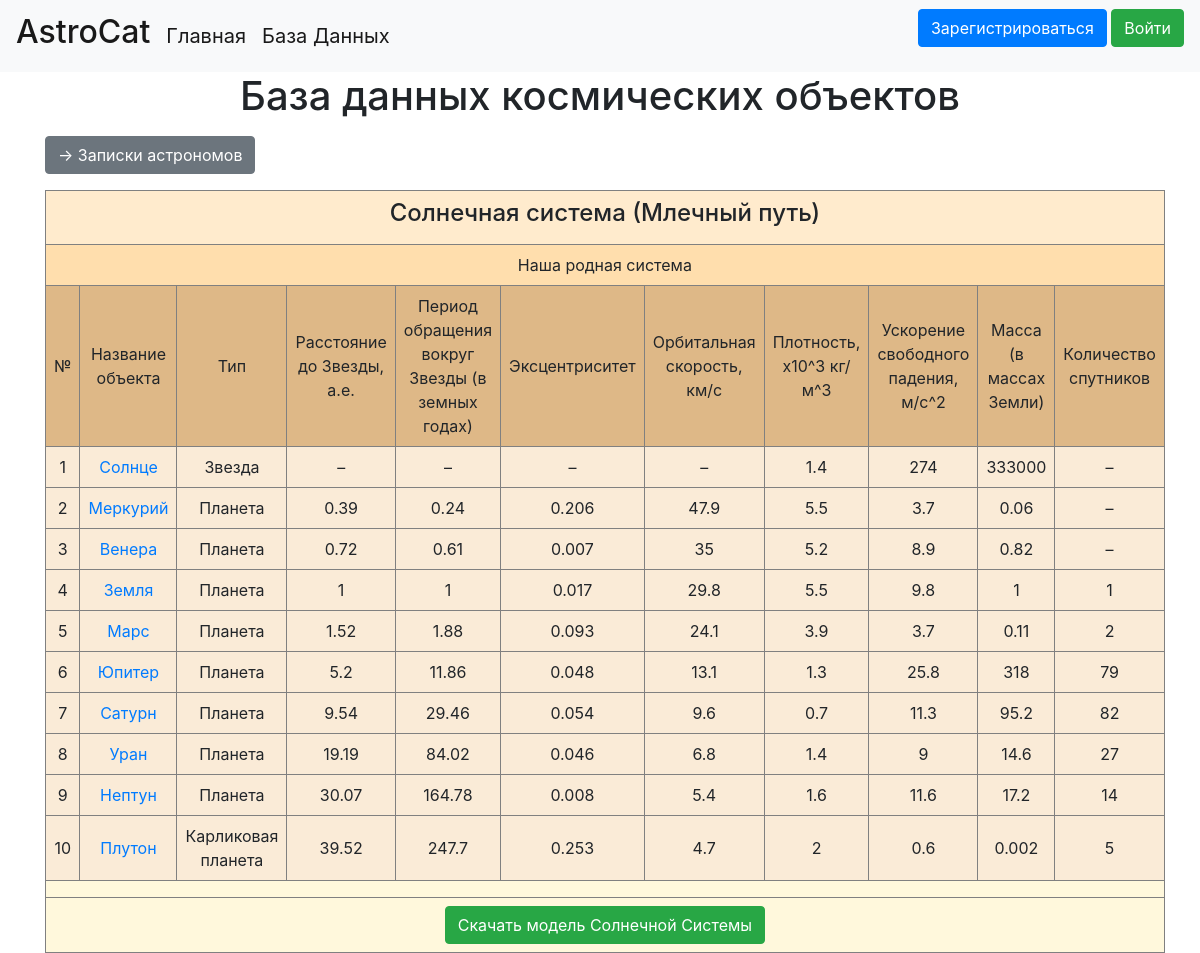
The page /database on the database its author committed.
### data/space_systems.py (models this page shows, shortened)
class SpaceSystem(SqlAlchemyBase, SerializerMixin):
    __tablename__ = 'space_systems'
    id = sqlalchemy.Column(sqlalchemy.Integer,
                           primary_key=True, autoincrement=True)
    name = sqlalchemy.Column(sqlalchemy.String, nullable=True, unique=True)  # название звёздной системы
    galaxy = sqlalchemy.Column(sqlalchemy.String, nullable=True)  # название галактики, в которой находится система
    about = sqlalchemy.Column(sqlalchemy.String, nullable=True)  # описание звёздной системы
    creator = sqlalchemy.Column(sqlalchemy.Integer,
                                sqlalchemy.ForeignKey("users.id"))  # id создателя звёздной системы
    created_date = sqlalchemy.Column(sqlalchemy.DateTime,
                                     default=datetime.datetime.now)  # дата создания звёздной системы
    user = orm.relation('User')  # связываем с моделью пользователя
    space_objects = orm.relation('SpaceObject',
                                 back_populates='space_system')  # связываем с моделью космического объекта

### data/space_objects.py (models this page shows, shortened)
class SpaceObject(SqlAlchemyBase, SerializerMixin):
    __tablename__ = 'space_objects'
    id = sqlalchemy.Column(sqlalchemy.Integer,
                           primary_key=True, autoincrement=True)
    name = sqlalchemy.Column(sqlalchemy.String, nullable=True, unique=True)  # название объекта
    space_type = sqlalchemy.Column(sqlalchemy.String, nullable=True)  # тип объекта
    radius = sqlalchemy.Column(sqlalchemy.Integer, nullable=True)  # расстояние до Звезды
    period = sqlalchemy.Column(sqlalchemy.Integer, nullable=True)  # период обращения вокруг Звезды
    ex = sqlalchemy.Column(sqlalchemy.Integer, nullable=True)  # эксцентриситет
    v = sqlalchemy.Column(sqlalchemy.Integer, nullable=True)  # орбитальная скорость
    p = sqlalchemy.Column(sqlalchemy.Integer, nullable=True)  # плотность поверхности
    g = sqlalchemy.Column(sqlalchemy.Integer, nullable=True)  # ускорение свободного падения
    m = sqlalchemy.Column(sqlalchemy.Integer, nullable=True)  # масса
    sputnik = sqlalchemy.Column(sqlalchemy.Integer, nullable=True)  # количество спутников
    atmosphere = sqlalchemy.Column(sqlalchemy.String, nullable=True)  # описание атмосферы
    about = sqlalchemy.Column(sqlalchemy.String, nullable=True)  # общее описание
    image_path = sqlalchemy.Column(sqlalchemy.String, nullable=True)  # путь к изображению объекта
    system = sqlalchemy.Column(sqlalchemy.Integer,
                               sqlalchemy.ForeignKey("space_systems.id"))  # id системы, в которой находится объект
    creator = sqlalchemy.Column(sqlalchemy.Integer, sqlalchemy.ForeignKey("users.id"))  # id создателя объекта
    created_date = sqlalchemy.Column(sqlalchemy.DateTime,
                                     default=datetime.datetime.now)  # дата создания объекта
    user = orm.relation('User')  # связываем с моделью пользователя
    space_system = orm.relation('SpaceSystem')  # связываем с модель системы

### main.py (the view)
@app.route("/database")
def data_page():
    db_sess = db_session.create_session()
    solar_system = db_sess.query(SpaceSystem).filter(SpaceSystem.id == 1).first()  # специально для Солнечной системы
    systems = db_sess.query(SpaceSystem).filter(SpaceSystem.id != 1)  # все остальные
    return render_template("data_page.html", title="AstroCat", systems=systems, solar_system=solar_system)

### data/db_session.py (called while the page is built)
def create_session() -> Session:
    global __factory
    return __factory()

### templates/data_page.html (shortened to what this page needs)
{% extends "base.html" %}
{% block content %}
<center><h1>База данных космических объектов</h1></center>
<a href="news" class="btn btn-secondary">-> Записки астрономов</a>
<center><table cellpadding="8">
    <tr>
        <th colspan="11" style="border:1px solid grey;background-color: #FFEBCD">
            <center><h4>{{solar_system.name}} ({{solar_system.galaxy}})</h4></center>
        </th>
    </tr>
    <tr>
         <td colspan="11" style="border:1px solid grey;background-color: #FFDEAD">
             <center>{{solar_system.about}}</center>
         </td>
    </tr>
    <tr/>
        <td style="background-color: #DEB887;border:1px solid grey">
            <center>№</center>
        </td>
        <td style="background-color: #DEB887;border:1px solid grey">
            <center>Название объекта</center>
        </td>
        <td style="background-color: #DEB887;border:1px solid grey">
            <center>Тип</center>
        </td>
        <td style="background-color: #DEB887;border:1px solid grey">
            <center>Расстояние до Звезды, а.е.</center>
        </td>
        <td style="background-color: #DEB887;border:1px solid grey">
            <center>Период обращения вокруг Звезды (в земных годах)</center>
        </td>
        <td style="background-color: #DEB887;border:1px solid grey">
            <center>Эксцентриситет</center>
        </td>
        <td style="background-color: #DEB887;border:1px solid grey">
            <center>Орбитальная скорость, км/с</center>
        </td>
        <td style="background-color: #DEB887;border:1px solid grey">
            <center>Плотность, x10^3 кг/м^3</center>
        </td>
        <td style="background-color: #DEB887;border:1px solid grey">
            <center>Ускорение свободного падения, м/с^2</center>
        </td>
        <td style="background-color: #DEB887;border:1px solid grey">
            <center>Масса (в массах Земли)</center>
        </td>
        <td style="background-color: #DEB887;border:1px solid grey">
            <center>Количество спутников</center>
        </td>
    {% for system_item in solar_system.space_objects%}
        <tr>
            <td style="background-color: #FAEBD7;border:1px solid grey">
                <center>{{system_item.id}}</center>
            </td>
            <td style="background-color: #FAEBD7;border:1px solid grey">
                <a href="space_object/{{system_item.name}}"><center>{{system_item.name}}</center></a>
            </td>
            <td style="background-color: #FAEBD7;border:1px solid grey">
                <center>{{system_item.space_type}}</center>
            </td>
            {% if system_item.radius%}
            <td style="background-color: #FAEBD7;border:1px solid grey">
                <center>{{system_item.radius}}</center>
            </td>
            {% else %}
            <td style="background-color: #FAEBD7;border:1px solid grey">
                <center>–</center></td>
            {% endif %}
            {% if system_item.period%}
            <td style="background-color: #FAEBD7;border:1px solid grey">
                <center>{{system_item.period}}</center>
            </td>
            {% else %}
            <td style="background-color: #FAEBD7;border:1px solid grey">
                <center>–</center></td>
            {% endif %}
            {% if system_item.ex%}
            <td style="background-color: #FAEBD7;border:1px solid grey">
                <center>{{system_item.ex}}</center>
            </td>
            {% else %}
            <td style="background-color: #FAEBD7;border:1px solid grey">
                <center>–</center></td>
            {% endif %}
            {% if system_item.v%}
            <td style="background-color: #FAEBD7;border:1px solid grey">
                <center>{{system_item.v}}</center>
            </td>
            {% else %}
            <td style="background-color: #FAEBD7;border:1px solid grey">
                <center>–</center>
            </td>
            {% endif %}
            {% if system_item.p%}
            <td style="background-color: #FAEBD7;border:1px solid grey">
                <center>{{system_item.p}}</center>
            </td>
            {% else %}
            <td style="background-color: #FAEBD7;border:1px solid grey">
                <center>–</center>
            </td>
            {% endif %}
            {% if system_item.g%}
            <td style="background-color: #FAEBD7;border:1px solid grey">
                <center>{{system_item.g}}</center>
            </td>
            {% else %}
            <td style="background-color: #FAEBD7;border:1px solid grey">
                <center>–</center>
            </td>
            {% endif %}
            {% if system_item.m%}
            <td style="background-color: #FAEBD7;border:1px solid grey">
                <center>{{system_item.m}}</center>
            </td>
            {% else %}
            <td style="background-color: #FAEBD7;border:1px solid grey">
                <center>–</center>
            </td>
            {% endif %}
            {% if system_item.sputnik%}
            <td style="background-color: #FAEBD7;border:1px solid grey">
                <center>{{system_item.sputnik}}</center>
            </td>
            {% else %}
            <td style="background-color: #FAEBD7;border:1px solid grey">
                <center>–</center>
            </td>
            {% endif %}
        </tr>
    {% endfor %}
    <tr>
        <td colspan="11" style="background-color: #FFF8DC;border:1px solid grey">
        </td>
    </tr>
    <tr><td colspan="11" style="background-color: #FFF8DC;border:1px solid grey">
        <center><a href="/download_file" class="btn btn-success">
                Скачать модель Солнечной Системы
            </a></center>
    </td></tr>
</table>
</center>
{% endblock %}

### templates/base.html (shortened to what this page needs)
<!doctype html>
<html lang="en">
<head>
    <link rel="stylesheet"
          href="https://stackpath.bootstrapcdn.com/bootstrap/4.4.1/css/bootstrap.min.css"
>
</head>
<header>
    <nav class="navbar navbar-light bg-light">
        <a class="navbar-brand" href="/"><h2>AstroCat</h2></a>
        <a class="navbar-brand" href="/">Главная</a>
        <a class="navbar-brand mr-auto" href="/database">База Данных</a>
        {% if current_user.is_authenticated %}
        <a class="navbar-brand ml-auto" href="/user/{{current_user.username}}">
            <img src="{{ avatars.robohash(current_user.username, size=48) }}" class="rounded-circle border border-dark border-5" alt="..."></a>
        <a class="navbar-brand" href="/user/{{current_user.username}}">
            {{current_user.name}} {{current_user.surname}}</a>
        <a class="btn btn-danger" href="/logout">Выйти</a>
        {% else %}
        <p>
            <a class="btn btn-primary " href="/register">Зарегистрироваться</a>
            <a class="btn btn-success" href="/login">Войти</a>
        </p>
        {% endif %}
    </nav>
</header>
<main role="main" class="container">
    {% block content %}{% endblock %}
</main>
</body>
</html>

### rows shown on the page
SpaceSystem: name "Солнечная система", galaxy "Млечный путь", about "Наша родная система"
SpaceObject: id "1", name "Солнце", space_type "Звезда", p "1.4", g "274", m "333000"
SpaceObject: id "2", name "Меркурий", space_type "Планета", radius "0.39", period "0.24", ex "0.206", v "47.9", p "5.5", g "3.7", m "0.06"
SpaceObject: id "3", name "Венера", space_type "Планета", radius "0.72", period "0.61", ex "0.007", v "35", p "5.2", g "8.9", m "0.82"
SpaceObject: id "4", name "Земля", space_type "Планета", radius "1", period "1", ex "0.017", v "29.8", p "5.5", g "9.8", m "1", sputnik "1"
SpaceObject: id "5", name "Марс", space_type "Планета", radius "1.52", period "1.88", ex "0.093", v "24.1", p "3.9", g "3.7", m "0.11", sputnik "2"
SpaceObject: id "6", name "Юпитер", space_type "Планета", radius "5.2", period "11.86", ex "0.048", v "13.1", p "1.3", g "25.8", m "318", sputnik "79"
SpaceObject: id "7", name "Сатурн", space_type "Планета", radius "9.54", period "29.46", ex "0.054", v "9.6", p "0.7", g "11.3", m "95.2", sputnik "82"
SpaceObject: id "8", name "Уран", space_type "Планета", radius "19.19", period "84.02", ex "0.046", v "6.8", p "1.4", g "9", m "14.6", sputnik "27"
SpaceObject: id "9", name "Нептун", space_type "Планета", radius "30.07", period "164.78", ex "0.008", v "5.4", p "1.6", g "11.6", m "17.2", sputnik "14"
SpaceObject: id "10", name "Плутон", space_type "Карликовая планета", radius "39.52", period "247.7", ex "0.253", v "4.7", p "2", g "0.6", m "0.002", sputnik "5"
